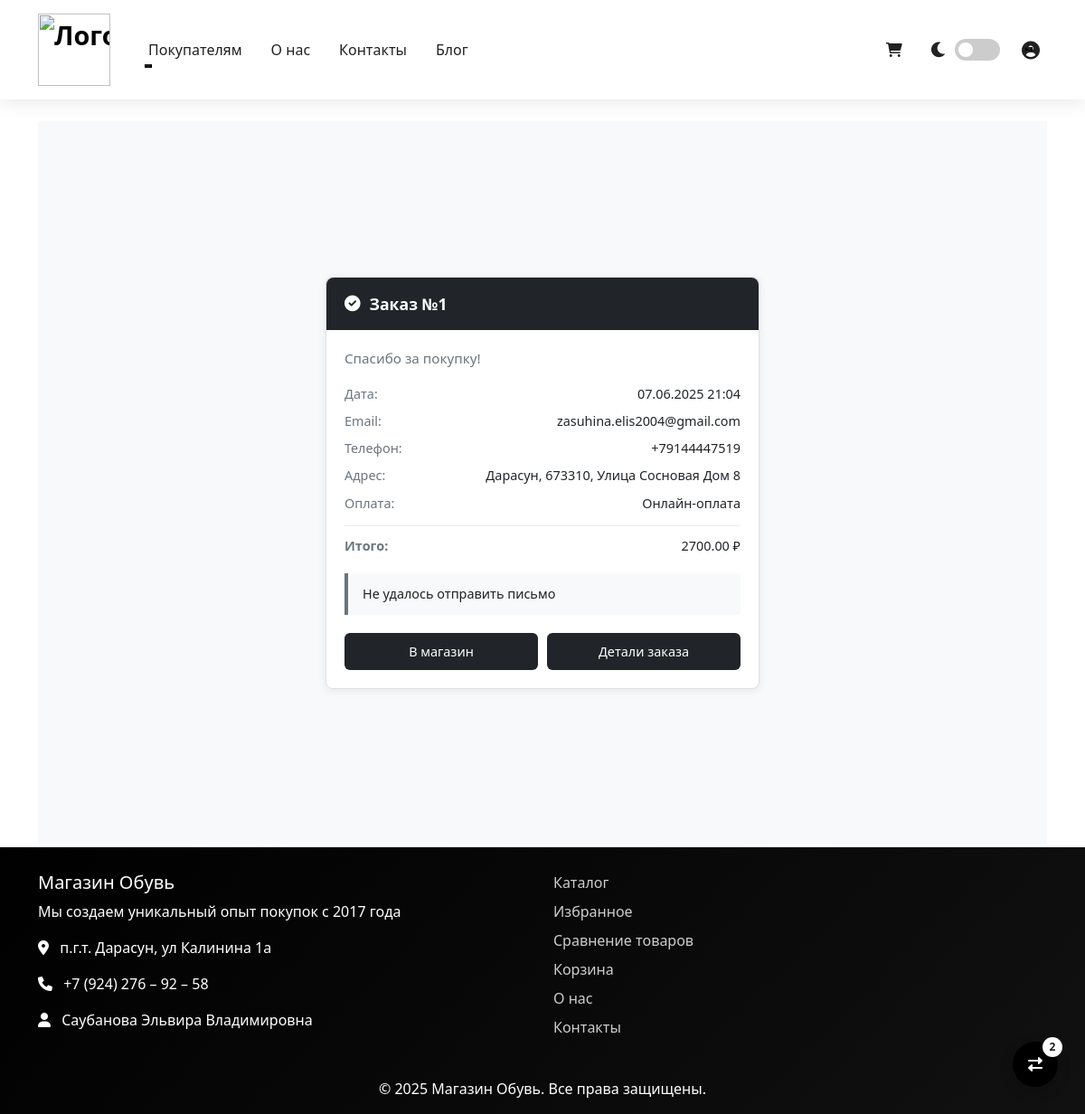
The app's page /orders/checkout/success/1/ (signed in) with its own data.
### ecommerce_project/orders/models.py (models this page shows, shortened)
class Order(models.Model):
    PAYMENT_ONLINE = "online"
    PAYMENT_COD = "cod"
    PAYMENT_CHOICES = [
        (PAYMENT_ONLINE, "Онлайн-оплата"),
        (PAYMENT_COD, "Наложенный платеж"),
    ]
    DELIVERY_COURIER = "courier"
    DELIVERY_PICKUP = "pickup"
    DELIVERY_CHOICES = [
        (DELIVERY_COURIER, "Курьером"),
        (DELIVERY_PICKUP, "Самовывоз"),
    ]
    STATUS_NEW = 'new'
    STATUS_PROCESSING = 'processing'
    STATUS_COMPLETED = 'completed'
    STATUS_CANCELLED = 'cancelled'
    STATUS_CHOICES = [
        (STATUS_NEW, 'Новый'),
        (STATUS_PROCESSING, 'В обработке'),
        (STATUS_COMPLETED, 'Завершен'),
        (STATUS_CANCELLED, 'Отменен'),
    ]
    user = models.ForeignKey(settings.AUTH_USER_MODEL, on_delete=models.PROTECT)
    first_name = models.CharField(max_length=50)
    last_name = models.CharField(max_length=50)
    email = models.EmailField(verbose_name='Email')
    phone = models.CharField(max_length=20)
    address = models.TextField()
    total_price = models.DecimalField(max_digits=10, decimal_places=2, default=0)
    payment_method = models.CharField(max_length=10, choices=PAYMENT_CHOICES)
    delivery_method = models.CharField(max_length=10, choices=DELIVERY_CHOICES)
    status = models.CharField(max_length=20, choices=STATUS_CHOICES, default='pending')
    created_at = models.DateTimeField(auto_now_add=True)
    updated_at = models.DateTimeField(auto_now=True)
    class Meta:
        ordering = ['-created_at']

### ecommerce_project/orders/views.py (the view)
# urls.py: path('checkout/success/<int:order_id>/', views.order_success, name='order_success'),
@login_required
def order_success(request, order_id):
    try:
        order = get_object_or_404(Order, id=order_id, user=request.user)
        email_sent = request.session.pop('order_email_sent', False)
        return render(request, 'orders/order_success.html', {
            'order': order,
            'email_sent': email_sent
        })
    except Exception as e:
        logger.error(f"Order success view error: {str(e)}")
        messages.error(request, "Ошибка загрузки страницы заказа")
        return redirect('products:product_list')

### ecommerce_project/orders/templates/orders/order_success.html (shortened to what this page needs)
{% extends 'base.html' %}
{% load static %}
{% block content %}
<div class="order-confirmation">
    <div class="confirmation-card">
        <div class="confirmation-header">
            <i class="fas fa-check-circle"></i>
            Заказ №{{ order.id }}
        </div>
        <div class="confirmation-body">
            <p class="confirmation-subtitle">Спасибо за покупку!</p>
            <div class="detail-row">
                <span class="detail-label">Дата:</span>
                <span class="detail-value">{{ order.created_at|date:"d.m.Y H:i" }}</span>
            </div>
            <div class="detail-row">
                <span class="detail-label">Email:</span>
                <span class="detail-value">{{ order.email }}</span>
            </div>
            <div class="detail-row">
                <span class="detail-label">Телефон:</span>
                <span class="detail-value">{{ order.phone }}</span>
            </div>
            <div class="detail-row">
                <span class="detail-label">Адрес:</span>
                <span class="detail-value">{{ order.address }}</span>
            </div>
            <div class="detail-row">
                <span class="detail-label">Оплата:</span>
                <span class="detail-value">{{ order.get_payment_method_display }}</span>
            </div>
            <div class="detail-row total-row">
                <span class="detail-label">Итого:</span>
                <span class="detail-value">{{ order.total_price }} ₽</span>
            </div>
            <div class="alert-notification {% if email_sent %}success{% endif %}">
                {% if email_sent %}
                    Подтверждение отправлено на {{ order.email }}
                {% else %}
                    Не удалось отправить письмо
                {% endif %}
            </div>
            <div class="action-buttons">
                <a href="{% url 'products:product_list' %}" class="btn">В магазин</a>
                <a href="{% url 'orders:order_detail' order.id %}" class="btn">Детали заказа</a>
            </div>
        </div>
    </div>
</div>
{% endblock %}

### ecommerce_project/core/templates/base.html (style rules this page uses)
:root { --primary: #000000; --primary-dark: #111111; --primary-light: #333333; --secondary: #ffffff; --secondary-dark: #e0e0e0; --dark: #212121; --light: #ffffff; --gray: #f5f5f5; --dark-bg: #121212; --dark-text: #ffffff; --dark-card: #1e1e1e; --dark-border: #333333; }
body { background-color: var(--light); color: var(--dark); transition: all 0.3s ease; }

### ecommerce_project/orders/templates/orders/order_success.html (style rules this page uses)
.order-confirmation { background-color: #f8f9fa; min-height: 100vh; display: flex; align-items: center; justify-content: center; padding: 20px; font-family: 'Segoe UI', sans-serif; transition: background-color 0.3s ease; }
.confirmation-card { background: #fff; border-radius: 8px; max-width: 480px; width: 100%; box-shadow: 0 2px 10px rgba(0, 0, 0, 0.08); border: 1px solid #e0e0e0; transition: all 0.3s ease; }
.confirmation-header { background-color: #212529; color: white; padding: 16px 20px; font-size: 1.1rem; font-weight: 600; display: flex; align-items: center; gap: 10px; border-radius: 8px 8px 0 0; transition: background-color 0.3s ease; }
.confirmation-body { padding: 20px; }
.confirmation-subtitle { font-size: 0.95rem; color: #6c757d; margin-bottom: 18px; transition: color 0.3s ease; }
.detail-row { display: flex; justify-content: space-between; margin-bottom: 10px; font-size: 0.9rem; line-height: 1.4; }
.detail-label { color: #6c757d; transition: color 0.3s ease; }
.detail-value { font-weight: 500; color: #212529; text-align: right; transition: color 0.3s ease; }
.total-row { border-top: 1px solid #e9ecef; padding-top: 12px; margin-top: 14px; font-weight: 600; transition: border-color 0.3s ease; }
.alert-notification { background-color: #f8f9fa; padding: 12px 16px; border-left: 4px solid #6c757d; border-radius: 0 4px 4px 0; font-size: 0.9rem; margin: 20px 0; transition: all 0.3s ease; }
.action-buttons { display: flex; gap: 10px; margin-top: 20px; }
.btn { flex: 1; padding: 10px; background-color: #212529; color: #fff; border: none; border-radius: 6px; font-size: 0.9rem; font-weight: 500; text-align: center; text-decoration: none; transition: all 0.3s ease; }

### records on screen
Order: id "1", created_at "07.06.2025 21:04", email "zasuhina.elis2004@gmail.com", phone "+79144447519", address "Дарасун, 673310, Улица Сосновая Дом 8", payment_method "Онлайн-оплата", total_price "2700.00"
